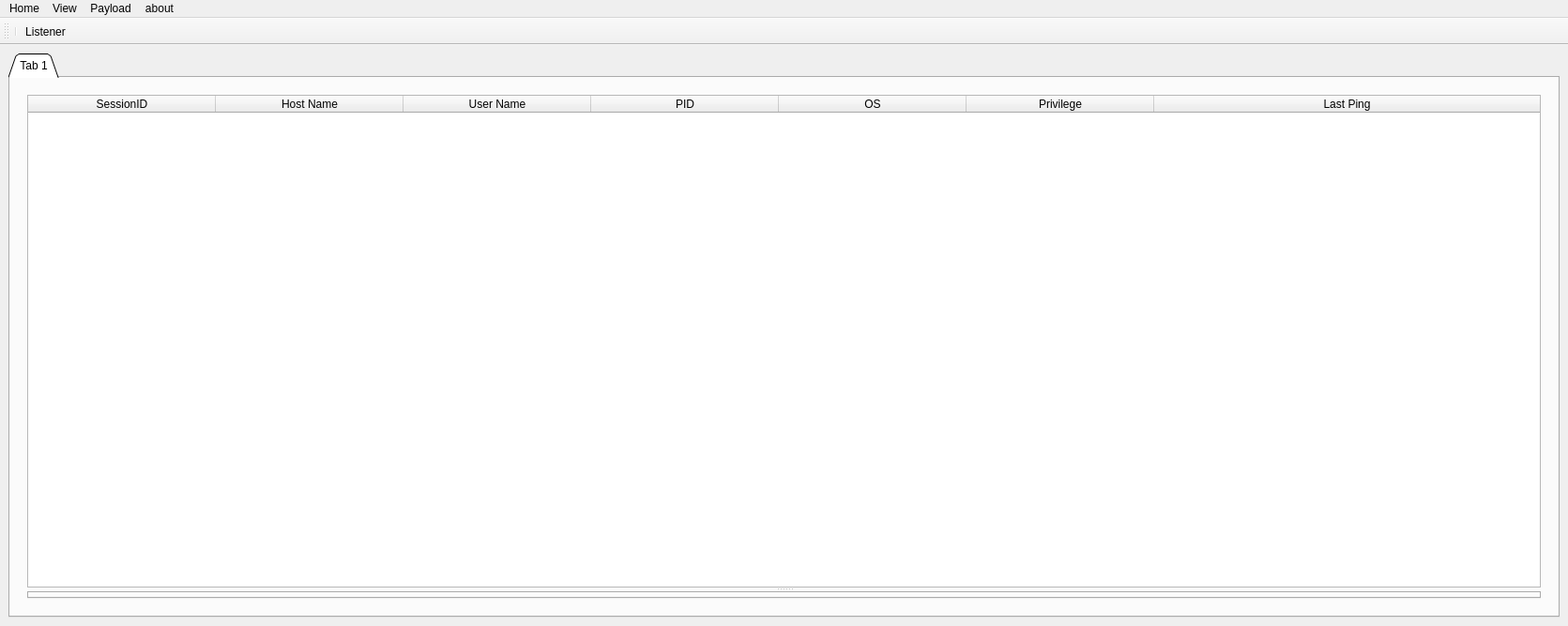
<?xml version="1.0" encoding="UTF-8"?>
<ui version="4.0">
 <class>AtherMainWindow</class>
 <widget class="QMainWindow" name="AtherMainWindow">
  <property name="geometry">
   <rect>
    <x>0</x>
    <y>0</y>
    <width>1671</width>
    <height>667</height>
   </rect>
  </property>
  <property name="contextMenuPolicy">
   <enum>Qt::DefaultContextMenu</enum>
  </property>
  <property name="acceptDrops">
   <bool>false</bool>
  </property>
  <property name="windowTitle">
   <string>Wareed</string>
  </property>
  <property name="windowIcon">
   <iconset>
    <normaloff>../Image/WareedIcon.png</normaloff>../Image/WareedIcon.png</iconset>
  </property>
  <property name="styleSheet">
   <string notr="true">

QLineEdit{
background-color:rgba(0, 0, 0, 0);
border:none;
border-bottom:2px solid rgba(124, 44, 24, 219);
padding-bottom:7px;

}

</string>
  </property>
  <property name="toolButtonStyle">
   <enum>Qt::ToolButtonTextBesideIcon</enum>
  </property>
  <widget class="QWidget" name="centralwidget">
   <layout class="QGridLayout" name="gridLayout">
    <item row="0" column="0">
     <widget class="QTabWidget" name="TeamServerTab">
      <property name="tabShape">
       <enum>QTabWidget::Triangular</enum>
      </property>
      <property name="currentIndex">
       <number>0</number>
      </property>
      <property name="elideMode">
       <enum>Qt::ElideNone</enum>
      </property>
      <property name="usesScrollButtons">
       <bool>true</bool>
      </property>
      <property name="documentMode">
       <bool>false</bool>
      </property>
      <property name="tabsClosable">
       <bool>false</bool>
      </property>
      <property name="movable">
       <bool>false</bool>
      </property>
      <property name="tabBarAutoHide">
       <bool>false</bool>
      </property>
      <widget class="QWidget" name="tab">
       <attribute name="title">
        <string>Tab 1</string>
       </attribute>
       <layout class="QGridLayout" name="gridLayout_2">
        <item row="0" column="0">
         <widget class="QWidget" name="widget" native="true">
          <layout class="QGridLayout" name="gridLayout_3">
           <item row="0" column="0">
            <widget class="QSplitter" name="splitter_2">
             <property name="orientation">
              <enum>Qt::Vertical</enum>
             </property>
             <widget class="QSplitter" name="splitter">
              <property name="orientation">
               <enum>Qt::Horizontal</enum>
              </property>
              <widget class="QTableWidget" name="TableSessions">
               <property name="contextMenuPolicy">
                <enum>Qt::CustomContextMenu</enum>
               </property>
               <property name="editTriggers">
                <set>QAbstractItemView::NoEditTriggers</set>
               </property>
               <property name="tabKeyNavigation">
                <bool>true</bool>
               </property>
               <property name="alternatingRowColors">
                <bool>false</bool>
               </property>
               <property name="selectionBehavior">
                <enum>QAbstractItemView::SelectRows</enum>
               </property>
               <property name="textElideMode">
                <enum>Qt::ElideRight</enum>
               </property>
               <attribute name="horizontalHeaderCascadingSectionResizes">
                <bool>true</bool>
               </attribute>
               <attribute name="horizontalHeaderMinimumSectionSize">
                <number>20</number>
               </attribute>
               <attribute name="horizontalHeaderDefaultSectionSize">
                <number>200</number>
               </attribute>
               <attribute name="horizontalHeaderHighlightSections">
                <bool>false</bool>
               </attribute>
               <attribute name="horizontalHeaderStretchLastSection">
                <bool>true</bool>
               </attribute>
               <attribute name="verticalHeaderCascadingSectionResizes">
                <bool>true</bool>
               </attribute>
               <column>
                <property name="text">
                 <string>SessionID</string>
                </property>
               </column>
               <column>
                <property name="text">
                 <string>Host Name</string>
                </property>
               </column>
               <column>
                <property name="text">
                 <string>User Name</string>
                </property>
               </column>
               <column>
                <property name="text">
                 <string>PID</string>
                </property>
               </column>
               <column>
                <property name="text">
                 <string>OS</string>
                </property>
               </column>
               <column>
                <property name="text">
                 <string>Privilege</string>
                </property>
               </column>
               <column>
                <property name="text">
                 <string>Last Ping</string>
                </property>
               </column>
              </widget>
             </widget>
             <widget class="QTabWidget" name="TabWidgetBottom">
              <property name="currentIndex">
               <number>-1</number>
              </property>
              <property name="tabsClosable">
               <bool>true</bool>
              </property>
              <property name="movable">
               <bool>true</bool>
              </property>
             </widget>
            </widget>
           </item>
          </layout>
         </widget>
        </item>
       </layout>
      </widget>
     </widget>
    </item>
   </layout>
  </widget>
  <widget class="QToolBar" name="toolBar">
   <property name="windowTitle">
    <string>toolBar</string>
   </property>
   <attribute name="toolBarArea">
    <enum>TopToolBarArea</enum>
   </attribute>
   <attribute name="toolBarBreak">
    <bool>false</bool>
   </attribute>
   <addaction name="separator"/>
   <addaction name="actionActiveDomain"/>
  </widget>
  <widget class="QMenuBar" name="menuBar">
   <property name="geometry">
    <rect>
     <x>0</x>
     <y>0</y>
     <width>1671</width>
     <height>22</height>
    </rect>
   </property>
   <widget class="QMenu" name="menuHome">
    <property name="title">
     <string>Home</string>
    </property>
    <addaction name="actionexit"/>
   </widget>
   <widget class="QMenu" name="menuview">
    <property name="title">
     <string>View</string>
    </property>
    <addaction name="actionConfigration"/>
   </widget>
   <widget class="QMenu" name="menuPayload">
    <property name="title">
     <string>Payload</string>
    </property>
    <widget class="QMenu" name="menuGenerate">
     <property name="title">
      <string>Generate</string>
     </property>
     <addaction name="separator"/>
     <addaction name="separator"/>
     <addaction name="actionwindows"/>
     <addaction name="actionlinux"/>
    </widget>
    <addaction name="menuGenerate"/>
   </widget>
   <widget class="QMenu" name="menuabout">
    <property name="title">
     <string>about</string>
    </property>
    <addaction name="actionhelp"/>
    <addaction name="actionabout"/>
   </widget>
   <addaction name="menuHome"/>
   <addaction name="menuview"/>
   <addaction name="menuPayload"/>
   <addaction name="menuabout"/>
  </widget>
  <action name="actionListener">
   <property name="text">
    <string>Listener</string>
   </property>
  </action>
  <action name="actionConfigration">
   <property name="text">
    <string>Configration</string>
   </property>
  </action>
  <action name="actionwindows">
   <property name="text">
    <string>windows</string>
   </property>
  </action>
  <action name="actionlinux">
   <property name="text">
    <string>linux (under dev)</string>
   </property>
  </action>
  <action name="actionhelp">
   <property name="text">
    <string>help</string>
   </property>
  </action>
  <action name="actionabout">
   <property name="text">
    <string>about</string>
   </property>
  </action>
  <action name="actionexit">
   <property name="text">
    <string>exit</string>
   </property>
  </action>
  <action name="actionActiveDomain">
   <property name="icon">
    <iconset resource="../rc.qrc">
     <normaloff>:/icon/Image/icon/pngwing.com.png</normaloff>:/icon/Image/icon/pngwing.com.png</iconset>
   </property>
   <property name="text">
    <string>Listener</string>
   </property>
  </action>
 </widget>
 <resources>
  <include location="../rc.qrc"/>
 </resources>
 <connections/>
</ui>
